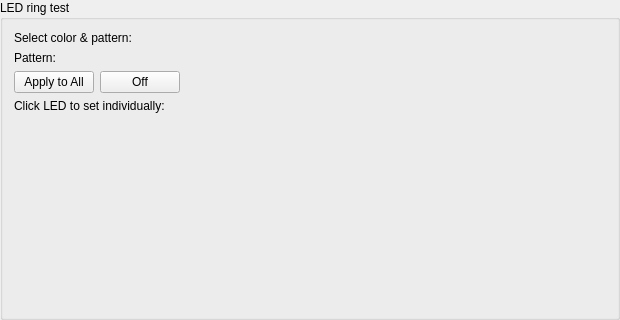
<?xml version="1.0" encoding="UTF-8"?>
<ui version="4.0">
 <class>LedRingTester</class>
 <widget class="QGroupBox" name="LedRingTester">
  <property name="geometry">
   <rect><x>0</x><y>0</y><width>620</width><height>320</height></rect>
  </property>
  <property name="title"><string>LED ring test</string></property>
  <property name="whatsThis"><string>Drives the WS2812 LED ring on a node_direct board. Pick a colour and pattern and apply it to all LEDs, or click an individual LED in the ring to set it. Use it to verify the ring wiring and brightness.</string></property>
  <layout class="QHBoxLayout" name="main_layout">
   <item>
    <widget class="QWidget" name="left_panel" native="true">
     <layout class="QVBoxLayout" name="left_layout">
      <property name="leftMargin"><number>0</number></property>
      <property name="topMargin"><number>0</number></property>
      <property name="rightMargin"><number>0</number></property>
      <property name="bottomMargin"><number>0</number></property>
      <item>
       <widget class="QLabel" name="select_label">
        <property name="text"><string>Select color &amp; pattern:</string></property>
       </widget>
      </item>
      <item>
       <layout class="QHBoxLayout" name="color_row"/>
      </item>
      <item>
       <widget class="QLabel" name="pattern_label">
        <property name="text"><string>Pattern:</string></property>
       </widget>
      </item>
      <item>
       <layout class="QHBoxLayout" name="pattern_row"/>
      </item>
      <item>
       <layout class="QHBoxLayout" name="control_row">
        <item>
         <widget class="QPushButton" name="all_btn">
          <property name="whatsThis"><string>Set every LED in the ring to the selected colour and pattern.</string></property>
          <property name="text"><string>Apply to All</string></property>
         </widget>
        </item>
        <item>
         <widget class="QPushButton" name="off_btn">
          <property name="whatsThis"><string>Turn the whole ring off.</string></property>
          <property name="text"><string>Off</string></property>
         </widget>
        </item>
        <item>
         <spacer name="control_spacer">
          <property name="orientation"><enum>Qt::Horizontal</enum></property>
          <property name="sizeHint" stdset="0"><size><width>40</width><height>20</height></size></property>
         </spacer>
        </item>
       </layout>
      </item>
      <item>
       <widget class="QLabel" name="click_label">
        <property name="text"><string>Click LED to set individually:</string></property>
       </widget>
      </item>
      <item>
       <spacer name="left_spacer">
        <property name="orientation"><enum>Qt::Vertical</enum></property>
        <property name="sizeHint" stdset="0"><size><width>20</width><height>40</height></size></property>
       </spacer>
      </item>
     </layout>
    </widget>
   </item>
  </layout>
 </widget>
 <resources/>
 <connections/>
</ui>
